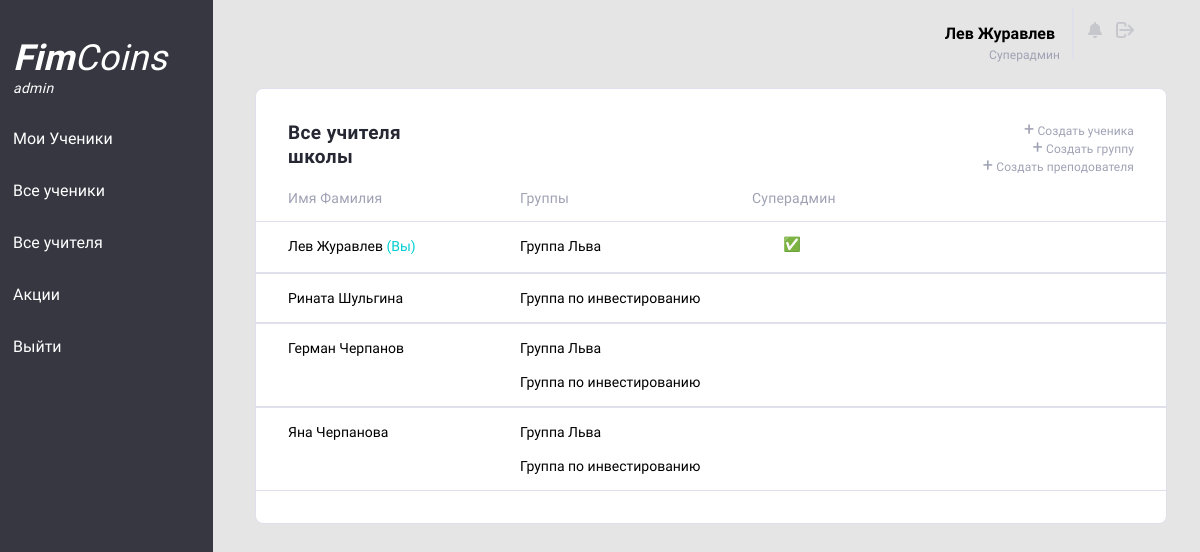
/fimcoinadminAllTeacher (signed in), run on the app's committed database.
### mainCoins/models.py (models this page shows, shortened)
class TeachersInfo(models.Model):
    user_name = models.OneToOneField(User, on_delete=models.CASCADE)
    who_add_me = models.ForeignKey(User, related_name='who_add_me', on_delete=models.SET_NULL, null=True,)
    is_super_user = models.BooleanField("Суперадмин", default=False)
    slug = models.SlugField(max_length=150, null=True, blank=True, unique=True)
    email = models.EmailField("Адрес электронной почты", max_length=32, unique=True)
    name = models.CharField("Имя", blank=False, null=True, max_length=32)
    second_name = models.CharField("Фамилия", blank=False, null=True, max_length=32)
    phone_number = models.CharField("Номер телефона", blank=True, null=True, max_length=32)
    password = models.CharField("Пароль", blank=True, null=True, max_length=32, )
    group = models.ManyToManyField(Groups, blank=True)

class Groups(models.Model):
    group_name = models.CharField("Имя группы",
                                  max_length=30,
                                  unique=True)
    slug = models.SlugField(max_length=150, null=True, blank=True, unique=True)
    LITTLE = 'Little'
    MIDDLE = 'Middle'
    OLD = 'Old'
    AGE_CHOICES = [
        (LITTLE, '7-10 лет'),
        (MIDDLE, '10-14 лет'),
        (OLD, '14-17 лет'),
    ]
    group_age = models.CharField("Возраст",
                                 blank=True,
                                 null=True,
                                 max_length=7,
                                 choices=AGE_CHOICES,
                                 default=MIDDLE)
    slug = models.SlugField(max_length=150, null=True, blank=True, unique=True)
    def __str__(self):
        return self.group_name

### mainCoins/views.py (the view)
# urls.py: path('fimcoinadminAllTeacher', fimCoinAdminAllTeacher.as_view(), name='fimcoinadminAllTeacher'),
class fimCoinAdminAllTeacher(View):
    def get(self, request):
        if chekingForTeacher(request):
            teacher_list = TeachersInfo.objects.all()
            return render(request,
                          'mainCoins/fimcoinadminAllTeachers.html',
                          {'Teachers': teacher_list})
        else:
            return redirect('/')

### mainCoins/views.py (called while the page is built)
def chekingForTeacher(request):
    if request.user.is_authenticated:
        try:
            TeachersInfo.objects.get(user_name=request.user)
            return True
        except:
            return False

### mainCoins/templates/mainCoins/fimcoinadminAllTeachers.html (shortened to what this page needs)
{% extends 'mainCoins/baseAdmin.html' %}
{% block content %}
<div class="container">
    <div class="container-header">
        <h1 class="Today_s_trends_block_name">
            Все учителя школы
        </h1>
          <div class="header_gray_text">
            <a href="/сreateStudent" class="notUnderlineGrayLink"><span style="font-size: 18px;">+</span> Создать ученика <br></a>
            <a href="/сreateGroup" class="notUnderlineGrayLink"><span style="font-size: 18px;">+</span> Создать группу <br></a>
            <a href="/сreateTeacher" class="notUnderlineGrayLink"><span style="font-size: 18px;">+</span> Создать преподователя </a>
        </div>
    </div>
        <div class="tabel-header">
            <p class="tabel-header-text first-table-column"> Имя Фамилия </p>
            <p class="tabel-header-text second-table-column"> Группы </p>
            {% if request.user.teachersinfo.is_super_user %}
            <p class="tabel-header-text third-table-column" style="width: 80px"> Суперадмин </p>
            {% endif %}
        </div>
    {% for i in Teachers %}
                <div class="user-data-row">
                    <a href="{% url 'teacherDetail' slug=i.slug %}" class="" style="color: black; text-decoration: none;">
                    <p class="first-table-column studentName">
                        {{ i.name }}
                        {{ i.second_name }}
                        {% if request.user.teachersinfo.email == i.email %}
                            <span style="color: #00CED1;"> (Вы) </span>
                        {% endif %}
                    </p>
                    </a>
                    <div class="second-table-column">
                        {% for j in i.group.all %}
                            <p class="studentName"> {{ j }} </p>
                        {% endfor %}
                    </div>
                        {% if request.user.teachersinfo.is_super_user %}
                            <div class="third-table-column" style="width: 80px">
                                <p class="studentName ">
                                    {% if i.is_super_user %}
                                        <p style="text-align: center; font-size: 14px; height: 20px; vertical-align: top;">✅</p>
                                    {% endif%}
                                </p>
                            </div>
                        {% endif %}
                </div>
    {% endfor%}
</div>
{% endblock %}

### mainCoins/templates/mainCoins/baseAdmin.html (shortened to what this page needs)
<!DOCTYPE html>
<html lang="ru">
<head>
    {% load static %}
    <link rel="stylesheet" type="text/css" href="{% static 'css/adminStyles.css' %}">
    <link rel="stylesheet" type="text/css" href="{% static 'css/addaptive-admin-styles.css' %}">
</head>
<body>
<div class="LeftMenu">
    <p id="title">
        <a href="/" class="notUnderlineLink">
            <span id="titlebold">Fim</span><span id="titlelight">Coins</span>
        </a>
        <p id="admintext">admin</p>
    </p>
    <a href="/", class="LeftMenu_a">Мои Ученики </a>
    <a href="/fimcoinadminAllStudents", class="LeftMenu_a">Все ученики</a>
    <a href="/fimcoinadminAllTeacher", class="LeftMenu_a">Все учителя</a>
    <a href="/fimcoinadminEquitiess", class="LeftMenu_a">Акции</a>
    <a href="logout", class="LeftMenu_a">Выйти</a>
</div>
<div class="main">
    <div class="Header">
    <div class="User_info">
        <a href="{% url 'teacherDetail' slug=request.user.teachersinfo.slug %}" style="color: black; text-decoration: none;">
            <p class="username"> {{request.user.teachersinfo.name}} {{request.user.teachersinfo.second_name}}</p>
        </a>
    </div>
    <div class="verticalLine"></div>
        {% if request.user.is_authenticated %}
    <div class="icons">
        {% if request.user.is_superuser %}
        <a href="/admin", class="notUnderlineLink">
            <img class ="icon"  id="notification" src="{% static 'icons/Vector.png' %}">
        </a>
        {% endif %}
        <a href="{% url 'logout' %}">
            <img class ="icon", id="logout"src="{% static 'icons/logOutIco.png' %}">
        </a>
    </div>
        {% endif %}
</div>
    {% if request.user.teachersinfo.is_super_user %}
        <p class="little_gray" style="text-align: right; margin-right: 122px; margin-top: -12px;" > Суперадмин </p>
    {% endif %}
{% block content %}
{% endblock %}
</div>
<div class="hamburger-menu">
    <ul class="menu__box">
      <li><a class="menu__item" href="/">Мои Ученики</a></li>
			<li><a class="menu__item" href="/fimcoinadminAllStudents">Все ученики</a></li>
			<li><a class="menu__item" href="/fimcoinadminAllTeacher">Все учителя</a></li>
			<li><a class="menu__item" href="/fimcoinadminEquitiess">Акции</a></li>
			<li><a class="menu__item" href="{% url 'logout' %}">Выйти</a></li>
    </ul>
  </div>
</body>
</html>

### static/css/adminStyles.css (style rules this page uses)
body { background-color: #E5E5E5; }
.LeftMenu { background-color: #363740; color: white; margin-top: 0px; font-family: 'Mulish', sans-serif; height: 100%; width: 200px; position: fixed; z-index: 1; top: 0; left: 0; overflow-x: hidden; padding-top: 20px; padding-left: 13px; }
.LeftMenu_a { padding-top: 16px; padding-bottom: 16px; text-decoration: none; font-size: 25px; color: white; display: block; font-style: normal; font-weight: normal; font-size: 16px; line-height: 20px; }
#admintext { font-style: italic; font-weight: normal; font-size: 14px; line-height: 18px; letter-spacing: 0.3px; margin-top: -18px; }
.notUnderlineLink { text-decoration: none; color: white; }
#titlebold { font-family: 'Mulish', sans-serif; font-style: italic; font-weight: bold; font-size: 36px; line-height: 45px; letter-spacing: 0.3px; }
#titlelight { font-family: 'Mulish', sans-serif; font-style: italic; font-weight: 300; font-size: 36px; letter-spacing: 0.3px; height: 36px; margin: 0px; }
.main { font-family: 'Mulish', sans-serif; margin-left: 220px; padding: 0px 10px; }
.Header { margin-left: 44px; margin-right: 44px; display: flex; }
.User_info { margin-left: auto; margin-right: 0; display: flex; text-align: right; font-style: normal; font-weight: bold; }
.verticalLine { border: 1px solid #DFE0EB; width: 0px; margin-left: 17px; }
.icons { width: 64px; text-align: center; }
.icon { width: 14px; height: 16px; margin-left: 10px; }
#notification { margin-top: 14px; width: 14px; height: 16px; }
#logout { width: 18px; height: 16px; }
.container { position: absolute; background-color: white; left: 255px; right: 33px; top: 88px; border: 1px solid #DFE0EB; box-sizing: border-box; border-radius: 8px; padding: 32px; margin-bottom: 18px; }
.Today_s_trends_block_name { font-family: 'Mulish', sans-serif; font-style: normal; font-weight: bold; font-size: 19px; line-height: 24px; margin: 0px; letter-spacing: 0.4px; color: #252733; }
.container-header { display: flex; }
.tabel-header { display: flex; }
.tabel-header-text { font-family: 'Mulish', sans-serif; font-style: normal; font-weight: normal; font-size: 14px; line-height: 18px; display: flex; align-items: center; letter-spacing: 0.2px; color: #9FA2B4; }
.first-table-column { width: 200px; margin-right: 32px; }
.second-table-column { width: 200px; margin-right: 32px; }
.third-table-column { width: 200px; margin-right: 62px; }
.user-data-row { display: flex; margin-left: -33px; border: 1px solid #DFE0EB; margin-right: -33px; padding-left: 32px; }
.studentName { font-size: 14px; line-height: 20px; }
.little_gray { margin: 0; font-family: 'Mulish', sans-serif; font-style: normal; font-weight: normal; font-size: 12px; line-height: 16px; letter-spacing: 0.1px; color: #9FA2B4; }
.header_gray_text { margin: 0; font-family: 'Mulish', sans-serif; font-style: normal; font-weight: normal; font-size: 12px; line-height: 16px; letter-spacing: 0.1px; display: inline; width: 100%; color: #9FA2B4; text-align: right; }
.notUnderlineGrayLink { text-decoration: none; color: #9FA2B4; margin: 0px; padding: 0px; }
a { text-decoration: none; color: black; }

### data on the page
TeachersInfo: name "Лев", second_name "Журавлев", shows "(Вы)"
Groups: group_name "Группа Льва"
TeachersInfo: name "Рината", second_name "Шульгина"
Groups: group_name "Группа по инвестированию"
TeachersInfo: name "Герман", second_name "Черпанов"
TeachersInfo: name "Яна", second_name "Черпанова"

### other printed values
{{ request.user.teachersinfo.name }} "Лев"
{{ request.user.teachersinfo.second_name }} "Журавлев"
